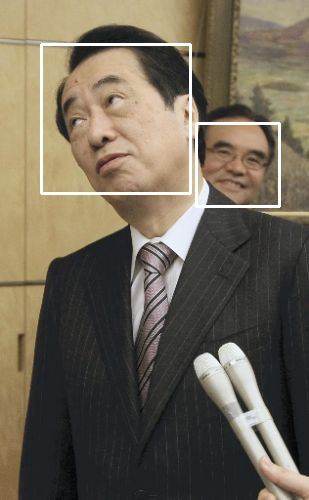
#> input picture 2.jpg, 309 x 500 px
$ python OpenCV_simple_sample_2.py
#> lines starting #> are read from the running program, lines starting #| are printed output that depends on the picture; after the words box and inside, x2 and y2 are one past the last pixel; in counts of white or black regions, pixels touching at a corner belong together
# 【入門者向け解説】openCV顔検出の仕組と実践(detectMultiScale)
# https://qiita.com/FukuharaYohei/items/ec6dce7cc5ea21a51a82

import cv2

# 分類器ディレクトリ(以下から取得)
# 从下面的地址获获取opencv的训练完成后的类文件，包括鼻子 脸部 嘴巴等识别文件。
# https://github.com/opencv/opencv/blob/master/data/haarcascades/
# https://github.com/opencv/opencv_contrib/blob/master/modules/face/data/cascades/


cascade_path = "./models/haarcascade_frontalface_default.xml"
# [8 lines of commented-out code are left out]
image_file = "2.jpg"
image_path = image_file
output_path = "./outputs/" + image_file

# ディレクトリ確認用(うまく行かなかった時用)
#import os
#print(os.path.exists(image_path))

#ファイル読み込み
image = cv2.imread(image_file)
#> image is the input picture: shape (500, 309, 3); mean B, G, R 86.2, 101.9, 110.7

#グレースケール変換
image_gray = cv2.cvtColor(image, cv2.COLOR_BGR2GRAY)
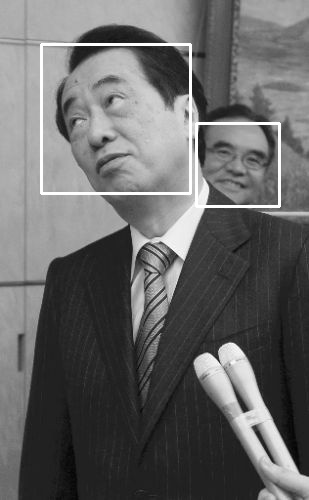
#> image_gray: shape (500, 309); min 4, max 255, mean 102.7

#カスケード分類器の特徴量を取得する
cascade = cv2.CascadeClassifier(cascade_path)

#物体認識（顔認識）の実行
#image – CV_8U 型の行列．ここに格納されている画像中から物体が検出されます
#objects – 矩形を要素とするベクトル．それぞれの矩形は，検出した物体を含みます
#scaleFactor – 各画像スケールにおける縮小量を表します
#minNeighbors – 物体候補となる矩形は，最低でもこの数だけの近傍矩形を含む必要があります
#flags – このパラメータは，新しいカスケードでは利用されません．古いカスケードに対しては，cvHaarDetectObjects 関数の場合と同じ意味を持ちます
#minSize – 物体が取り得る最小サイズ．これよりも小さい物体は無視されます
facerect = cascade.detectMultiScale(image_gray, scaleFactor=1.2, minNeighbors=2, minSize=(50, 50))
#> facerect = [[196, 122, 84, 84]]

#print(facerect)
color = (255, 255, 0) #白

# 検出した場合
if len(facerect) > 0:

    #検出した顔を囲む矩形の作成
    for rect in facerect:
        cv2.rectangle(image, tuple(rect[0:2]),tuple(rect[0:2]+rect[2:4]), color, thickness=2)
#> this loop made 1 pass
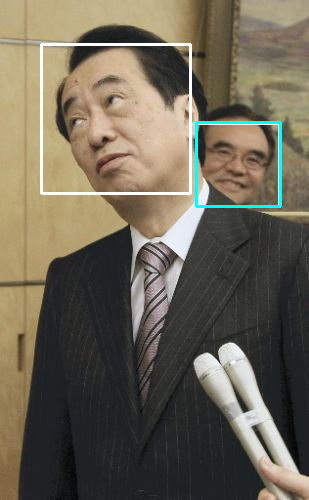
#> image: shape (500, 309, 3); 0.65% of pixels changed, all inside (x1, y1, x2, y2) = (195, 121, 282, 208)

    #認識結果の保存
    # cv2方法输出文件，一个参数是输出位置output_path，一个参数是修改好的图片文件名字image。
    cv2.imwrite(output_path, image)

$ run again, with 1.jpg copied over 2.jpg
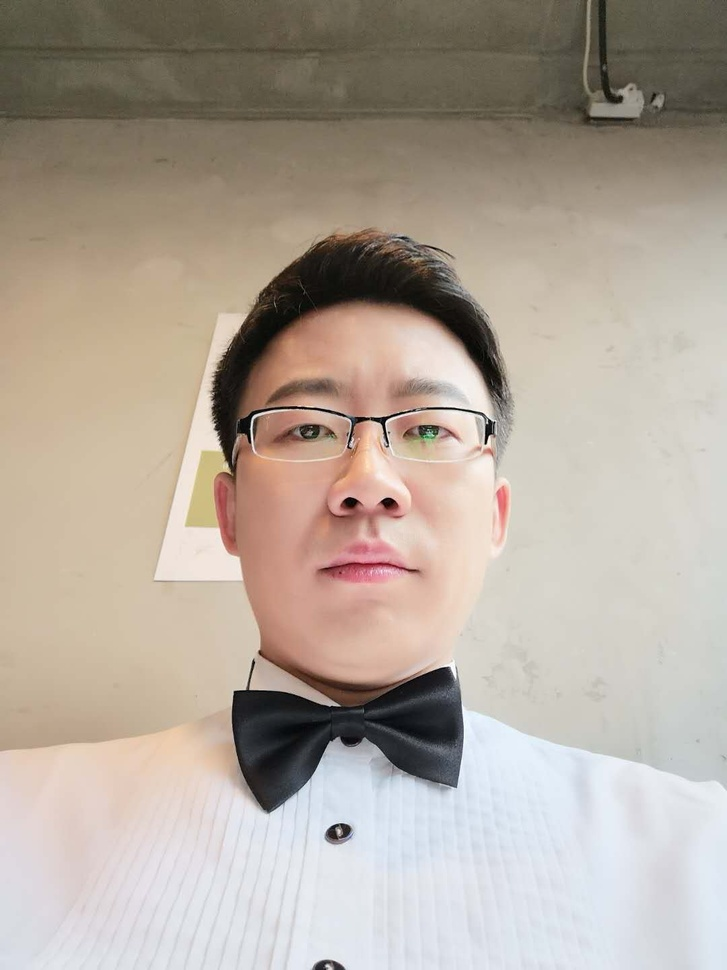
#> input picture 1.jpg, 727 x 970 px, shrunk from 1080 x 1440 before the run
#> image is the input picture: shape (970, 727, 3); mean B, G, R 155.5, 166.9, 178
#> `image_gray = cv2.cvtColor(image, cv2.COLOR_BGR2GRAY)`:
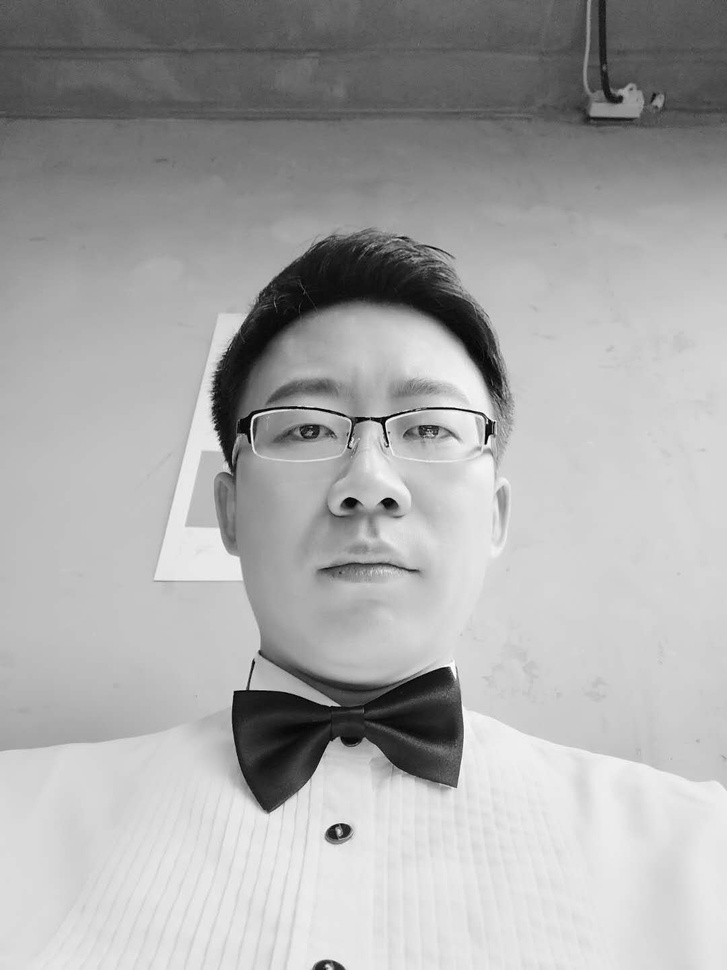
#> image_gray: shape (970, 727); min 0, max 255, mean 168.9
#> facerect = [[214, 308, 311, 311]]
#> the loop `for rect in facerect:` made 1 pass
#> after the loop `for rect in facerect:`:
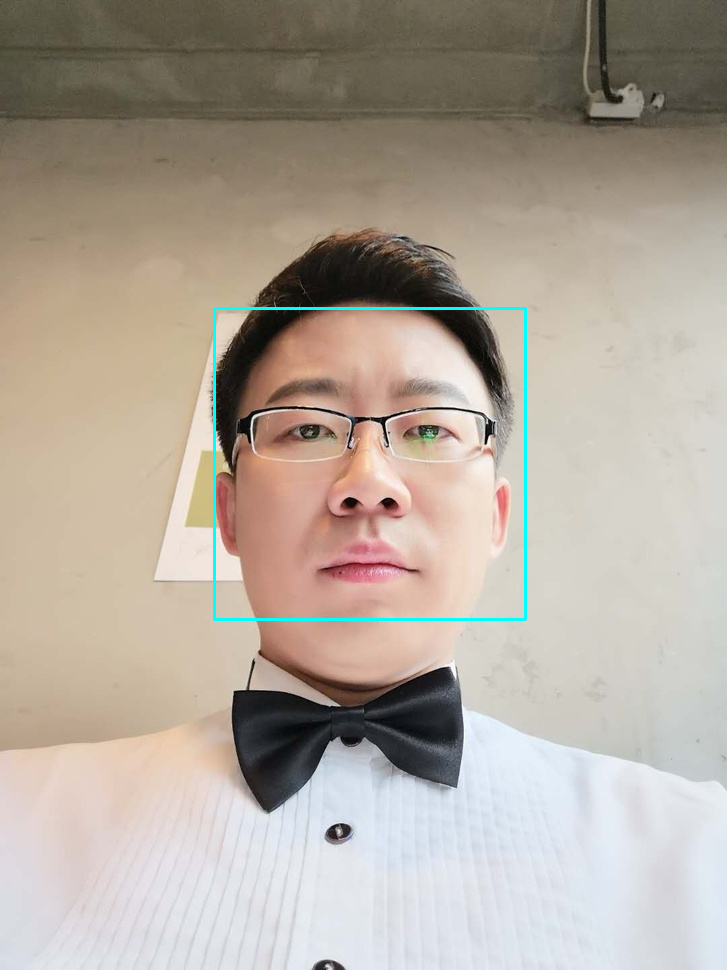
#> image: shape (970, 727, 3); 0.53% of pixels changed, all inside (x1, y1, x2, y2) = (213, 307, 527, 621)

$ run again, with 3.jpg copied over 2.jpg
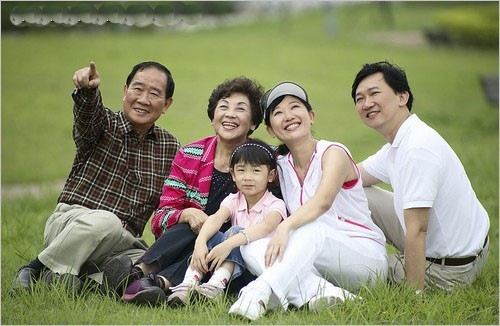
#> input picture 3.jpg, 500 x 326 px
#> image is the input picture: shape (326, 500, 3); mean B, G, R 110, 141.4, 139
#> `image_gray = cv2.cvtColor(image, cv2.COLOR_BGR2GRAY)`:
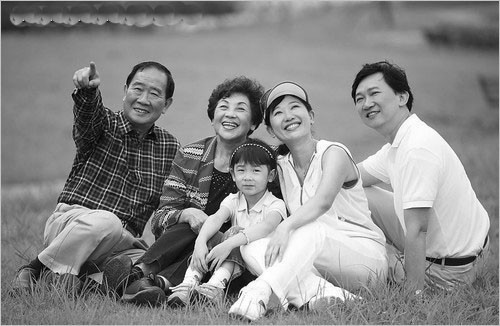
#> image_gray: shape (326, 500); min 0, max 255, mean 137.1
#> facerect = [[121, 70, 54, 54], [347, 74, 52, 52], [207, 87, 51, 51]]
#> the loop `for rect in facerect:` made 3 passes
#> after the loop `for rect in facerect:`:
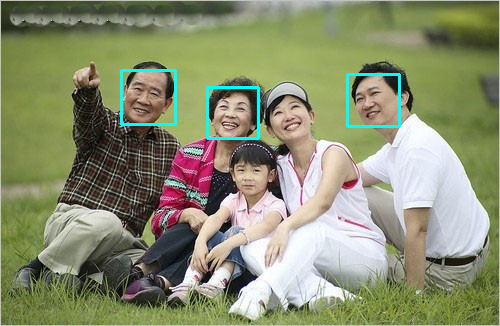
#> image: shape (326, 500, 3); 1.15% of pixels changed, all inside (x1, y1, x2, y2) = (120, 69, 401, 140)

$ run again, with 4.jpg copied over 2.jpg
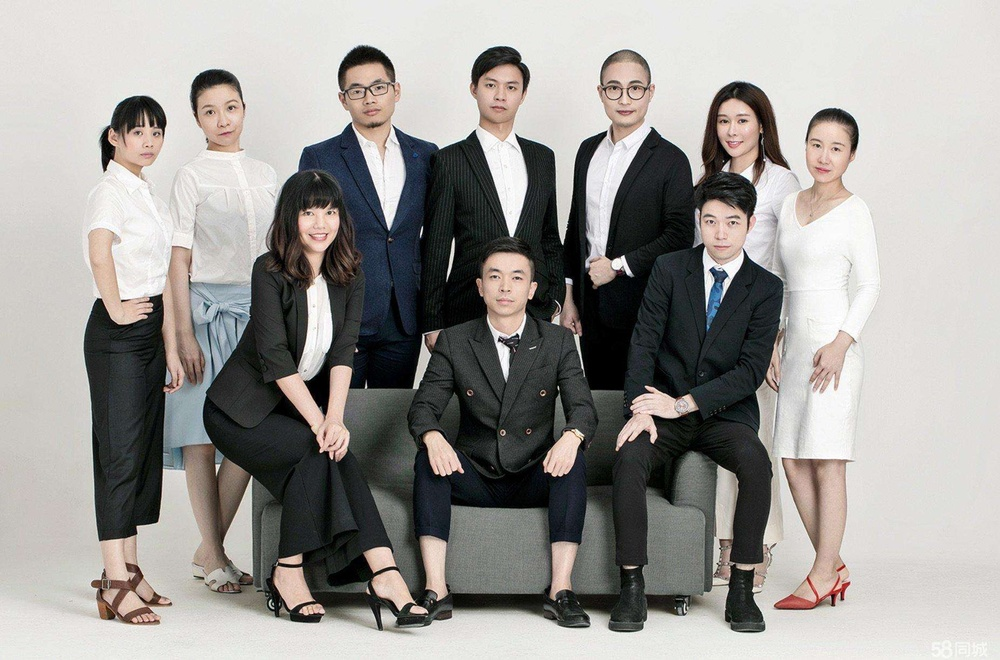
#> input picture 4.jpg, 1000 x 660 px, shrunk from 1852 x 1222 before the run
#> image is the input picture: shape (660, 1000, 3); mean B, G, R 149.7, 153.1, 155.8
#> `image_gray = cv2.cvtColor(image, cv2.COLOR_BGR2GRAY)`:
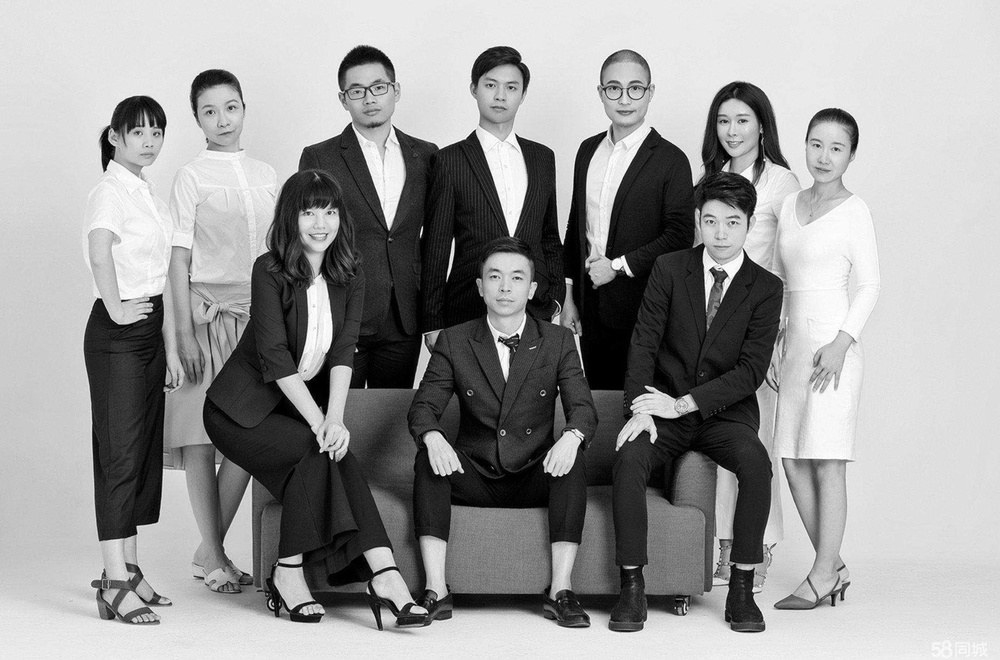
#> image_gray: shape (660, 1000); min 0, max 255, mean 153.5
#> facerect = [[471, 62, 61, 61], [590, 61, 71, 71], [334, 63, 67, 67], [190, 86, 62, 62], [708, 99, 56, 56], [121, 114, 53, 53], [797, 124, 59, 59], [292, 195, 54, 54], [689, 197, 66, 66], [475, 253, 63, 63], [204, 298, 52, 52]]
#> the loop `for rect in facerect:` made 11 passes
#> after the loop `for rect in facerect:`:
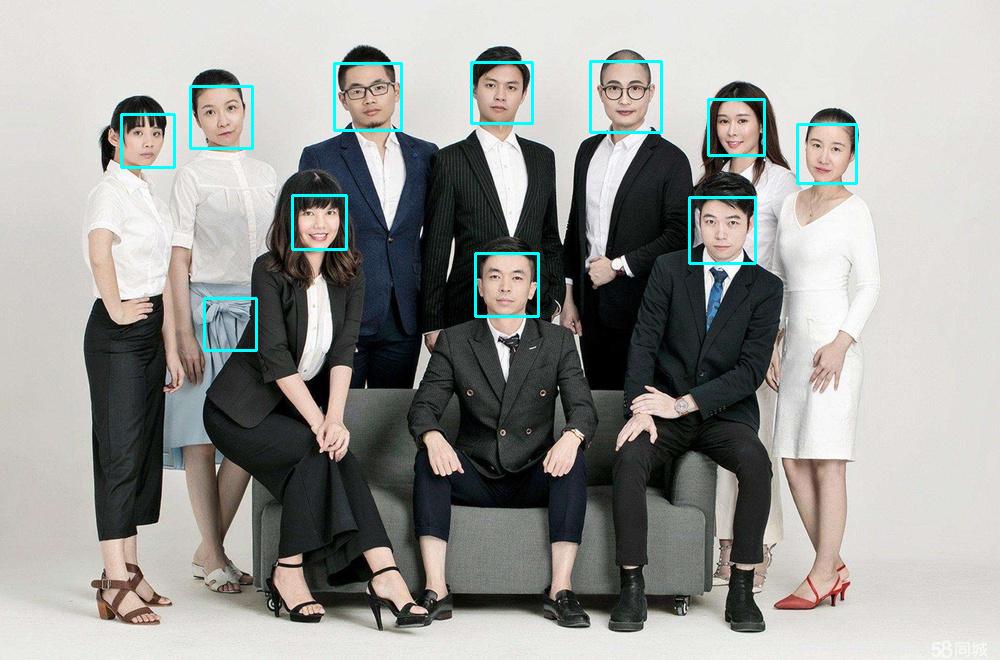
#> image: shape (660, 1000, 3); 1.2% of pixels changed, all inside (x1, y1, x2, y2) = (120, 60, 858, 352)
